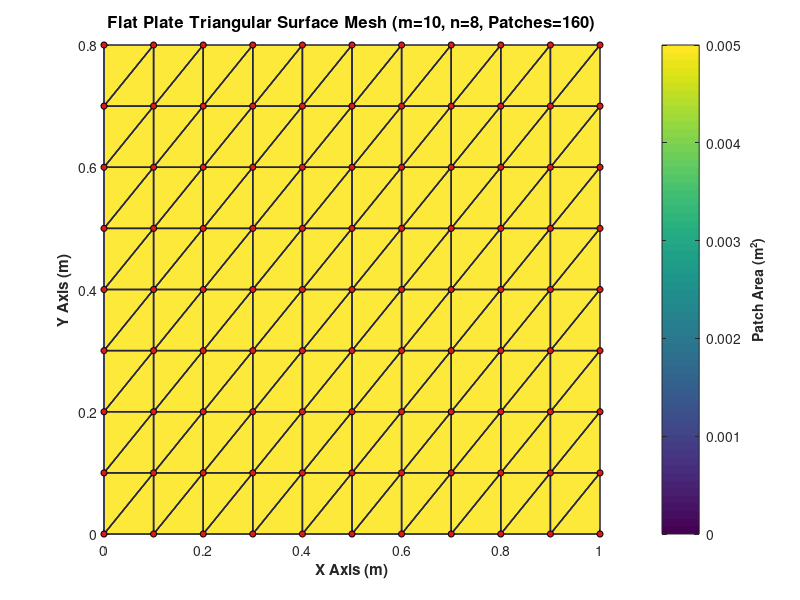

Write MATLAB code to recreate this figure. (Note: this script raises an error after producing the figure.)
% =========================================================================
% Advanced Triangular Mesh Generator for Numerical Analysis (MoM / FEM)
% =========================================================================
% BRL_인공지능-전자파 융합 해석
%
% Description:
%   Generates a high-quality triangular surface mesh on a rectangular plate
%   of size Lx x Ly divided into m x n grid cells. Each cell is split diagonally.
%
% Key Features:
%   1. Flexible diagonal splitting patterns ('/', '', 'alternating', 'cross')
%   2. Calculates Node coordinates (X, Y, Z), Tri-connectivity matrix
%   3. Patch Centroids, Surface Areas, Unit Normal Vectors
%   4. Edge topology extraction (Internal edges & Boundary edges for RWG / MoM)
%   5. Triangle aspect ratio & mesh quality evaluation
%   6. Comprehensive 3D visualization and diagnostic reporting
% =========================================================================

clear; clc; close all;

% STREAMING_CHUNK:Setting up simulation parameters and plate geometry...

% --- 1. Plate Dimensions & Mesh Division Parameters ---
Lx = 1.0;            % Plate length along X-axis (meters)
Ly = 0.8;            % Plate width along Y-axis (meters)
m  = 10;             % Number of cell divisions along X-axis
n  = 8;              % Number of cell divisions along Y-axis

% Diagonal split pattern selection:
% '/'            : Main diagonal split (bottom-left to top-right)
% ''            : Anti-diagonal split (top-left to bottom-right)
% 'alternating'  : Alternating diagonal direction across cells
% 'cross'        : Union-jack / Cross split (4 triangles per cell with center node)
diag_pattern = '/';

fprintf('=\n');
fprintf('  BRL Computational Electromagnetics Mesh Generator    \n');
fprintf('=\n');
fprintf(' Plate Dimensions  : %.3f m x %.3f m\n', Lx, Ly);
fprintf(' Grid Subdivision  : %d x %d cells\n', m, n);
fprintf(' Diagonal Pattern  : %s\n', diag_pattern);

% STREAMING_CHUNK:Generating 3D node coordinates...

% --- 2. Node Generation ---
x_grid = linspace(0, Lx, m + 1);
y_grid = linspace(0, Ly, n + 1);
[Xg, Yg] = meshgrid(x_grid, y_grid);

if strcmp(diag_pattern, 'cross')
% For cross pattern, center nodes are added to each cell
grid_nodes = [Xg(:), Yg(:), zeros(numel(Xg), 1)];
num_grid_nodes = size(grid_nodes, 1);

cell_centers = zeros(m * n, 3);
for i = 1:m
    for j = 1:n
        xc = (x_grid(i) + x_grid(i+1)) / 2;
        yc = (y_grid(j) + y_grid(j+1)) / 2;
        cell_idx = (i - 1) * n + j;
        cell_centers(cell_idx, :) = [xc, yc, 0];
    end
end
nodes = [grid_nodes; cell_centers];


else
% Standard grid nodes (m+1) x (n+1)
nodes = [Xg(:), Yg(:), zeros(numel(Xg), 1)];
end

num_nodes = size(nodes, 1);

% STREAMING_CHUNK:Building element connectivity matrix...

% --- 3. Triangular Connectivity Matrix ---
if strcmp(diag_pattern, 'cross')
num_triangles = 4 * m * n;
elements = zeros(num_triangles, 3);
elem_idx = 1;

for i = 1:m
    for j = 1:n
        % Corner node indices for cell (i, j)
        n1 = (i - 1) * (n + 1) + j;
        n2 = i * (n + 1) + j;
        n3 = i * (n + 1) + (j + 1);
        n4 = (i - 1) * (n + 1) + (j + 1);
        
        % Center node index
        nc = num_grid_nodes + (i - 1) * n + j;
        
        % 4 Triangles per quad cell
        elements(elem_idx,     :) = [n1, n2, nc];
        elements(elem_idx + 1, :) = [n2, n3, nc];
        elements(elem_idx + 2, :) = [n3, n4, nc];
        elements(elem_idx + 3, :) = [n4, n1, nc];
        elem_idx = elem_idx + 4;
    end
end


else
num_triangles = 2 * m * n;
elements = zeros(num_triangles, 3);
elem_idx = 1;

for i = 1:m
    for j = 1:n
        n1 = (i - 1) * (n + 1) + j;
        n2 = i * (n + 1) + j;
        n3 = i * (n + 1) + (j + 1);
        n4 = (i - 1) * (n + 1) + (j + 1);
        
        current_diag = diag_pattern;
        if strcmp(diag_pattern, 'alternating')
            if mod(i + j, 2) == 0
                current_diag = '/';
            else
                current_diag = '\';
            end
        end
        
        if strcmp(current_diag, '/')
            elements(elem_idx,     :) = [n1, n2, n3];
            elements(elem_idx + 1, :) = [n1, n3, n4];
        else
            elements(elem_idx,     :) = [n1, n2, n4];
            elements(elem_idx + 1, :) = [n2, n3, n4];
        end
        elem_idx = elem_idx + 2;
    end
end


end

% STREAMING_CHUNK:Calculating geometric properties of triangular patches...

% --- 4. Geometry Computations (Centroids, Normals, Areas) ---
patch_centers = zeros(num_triangles, 3);
patch_normals = zeros(num_triangles, 3);
patch_areas   = zeros(num_triangles, 1);

for t = 1:num_triangles
v1 = nodes(elements(t, 1), :);
v2 = nodes(elements(t, 2), :);
v3 = nodes(elements(t, 3), :);

% Centroid calculation
patch_centers(t, :) = (v1 + v2 + v3) / 3;

% Cross product of edge vectors
e12 = v2 - v1;
e13 = v3 - v1;
cross_vec = cross(e12, e13);

vec_norm = norm(cross_vec);
patch_areas(t) = 0.5 * vec_norm;

% Unit surface normal vector (+Z direction for flat plate)
if vec_norm > 0
    patch_normals(t, :) = cross_vec / vec_norm;
else
    patch_normals(t, :) = [0, 0, 1];
end


end

% STREAMING_CHUNK:Extracting unique edges and boundary conditions...

% --- 5. Edge Topology Extraction for MoM / FEM Basis Setup ---
all_edges = [elements(:, [1, 2]); elements(:, [2, 3]); elements(:, [3, 1])];
sorted_edges = sort(all_edges, 2);
[unique_edges, ~, edge_ic] = unique(sorted_edges, 'rows');

num_edges = size(unique_edges, 1);
edge_counts = accumarray(edge_ic, 1);

interior_edges = unique_edges(edge_counts == 2, :);
boundary_edges = unique_edges(edge_counts == 1, :);

num_interior_edges = size(interior_edges, 1);
num_boundary_edges = size(boundary_edges, 1);

% STREAMING_CHUNK:Evaluating mesh quality and triangle aspect ratios...

% --- 6. Mesh Quality Metrics ---
aspect_ratios = zeros(num_triangles, 1);
min_angles    = zeros(num_triangles, 1);

for t = 1:num_triangles
v1 = nodes(elements(t, 1), :);
v2 = nodes(elements(t, 2), :);
v3 = nodes(elements(t, 3), :);

a = norm(v2 - v3);
b = norm(v3 - v1);
c = norm(v1 - v2);
s = (a + b + c) / 2;
area = patch_areas(t);

% Inradius (r) and Circumradius (R)
r_in = area / s;
R_circ = (a * b * c) / (4 * area);

% Normalized Aspect Ratio (1.0 = Equilateral Triangle)
aspect_ratios(t) = R_circ / (2 * r_in);

% Internal Angles (Degrees)
cosA = max(-1, min(1, (b^2 + c^2 - a^2) / (2 * b * c)));
cosB = max(-1, min(1, (a^2 + c^2 - b^2) / (2 * a * c)));
cosC = max(-1, min(1, (a^2 + b^2 - c^2) / (2 * a * b)));
angles = acosd([cosA, cosB, cosC]);
min_angles(t) = min(angles);


end

% STREAMING_CHUNK:Plotting 3D triangular mesh and normal vectors...

% --- 7. Main Visualization: 3D Surface Patch Mesh ---
fig1 = figure('Name', 'Flat Plate Triangular Mesh Model', 'Color', [1 1 1], ...
'Position', [80, 80, 950, 700]);

% Render surface patches
hp = patch('Faces', elements, 'Vertices', nodes, ...
'FaceVertexCData', patch_areas, ...
'FaceColor', 'flat', ...
'EdgeColor', [0.15 0.15 0.25], ...
'LineWidth', 1.1, ...
'FaceAlpha', 0.90);

hold on;

% Highlight nodes
plot3(nodes(:, 1), nodes(:, 2), nodes(:, 3), 'ro', ...
'MarkerFaceColor', [0.85 0.1 0.1], ...
'MarkerEdgeColor', 'k', ...
'MarkerSize', 4.5, ...
'DisplayName', 'Mesh Nodes');

% Plot Normal Vectors at centroids
quiver3(patch_centers(:, 1), patch_centers(:, 2), patch_centers(:, 3), ...
patch_normals(:, 1), patch_normals(:, 2), patch_normals(:, 3), 0.35, ...
'Color', [0.9 0.2 0.0], 'LineWidth', 1.2, 'MaxHeadSize', 0.6, ...
'DisplayName', 'Unit Normals (\hat{n})');

% Axis settings
xlabel('X Axis (m)', 'FontSize', 11, 'FontWeight', 'bold');
ylabel('Y Axis (m)', 'FontSize', 11, 'FontWeight', 'bold');
zlabel('Z Axis (m)', 'FontSize', 11, 'FontWeight', 'bold');
title(sprintf('Flat Plate Triangular Surface Mesh (m=%d, n=%d, Patches=%d)', ...
m, n, num_triangles), 'FontSize', 12, 'FontWeight', 'bold');

cb1 = colorbar;
ylabel(cb1, 'Patch Area (m^2)', 'FontSize', 10, 'FontWeight', 'bold');
colormap(parula);
axis equal; grid on; box on;
view(32, 40);
legend('Location', 'northeast', 'FontSize', 10);

% STREAMING_CHUNK:Displaying mesh quality map and statistics...

% --- 8. Quality Inspection Plots ---
fig2 = figure('Name', 'Mesh Quality Inspection', 'Color', [1 1 1], ...
'Position', [1050, 80, 800, 700]);

subplot(2, 1, 1);
hp_q = patch('Faces', elements, 'Vertices', nodes, ...
'FaceVertexCData', aspect_ratios, ...
'FaceColor', 'flat', ...
'EdgeColor', [0.2 0.2 0.2], ...
'LineWidth', 0.8);
axis equal; grid on; box on;
title('Triangle Aspect Ratio Distribution (Ideal = 1.0)', 'FontSize', 11, 'FontWeight', 'bold');
xlabel('X (m)'); ylabel('Y (m)');
cb2 = colorbar;
ylabel(cb2, 'Aspect Ratio', 'FontSize', 10);
colormap(gca, jet);

subplot(2, 1, 2);
histogram(min_angles, 15, 'FaceColor', [0.2 0.6 0.8], 'EdgeColor', 'k');
grid on;
title('Minimum Interior Angle Distribution', 'FontSize', 11, 'FontWeight', 'bold');
xlabel('Minimum Angle (Degrees)');
ylabel('Element Count');

% STREAMING_CHUNK:Printing comprehensive numerical summary...

% --- 9. Summary & Diagnostic Output ---
total_calc_area = sum(patch_areas);
exact_area      = Lx * Ly;
area_error_pct  = abs(total_calc_area - exact_area) / exact_area * 100;

fprintf('\n-------------------------------------------------------\n');
fprintf('                Mesh Generation Summary                \n');
fprintf('-------------------------------------------------------\n');
fprintf(' Total Nodes           : %d\n', num_nodes);
fprintf(' Total Triangular Elements: %d\n', num_triangles);
fprintf(' Total Edges           : %d (Internal: %d, Boundary: %d)\n', ...
num_edges, num_interior_edges, num_boundary_edges);
fprintf(' Theoretical Plate Area: %.6f m^2\n', exact_area);
fprintf(' Integrated Mesh Area  : %.6f m^2\n', total_calc_area);
fprintf(' Area Discrepancy      : %.4e %%\n', area_error_pct);
fprintf(' Mean Patch Area       : %.6f m^2\n', mean(patch_areas));
fprintf(' Mean Aspect Ratio     : %.3f (Min: %.3f, Max: %.3f)\n', ...
mean(aspect_ratios), min(aspect_ratios), max(aspect_ratios));
fprintf(' Min Interior Angle    : %.2f deg\n', min(min_angles));
fprintf('=======================================================\n');
